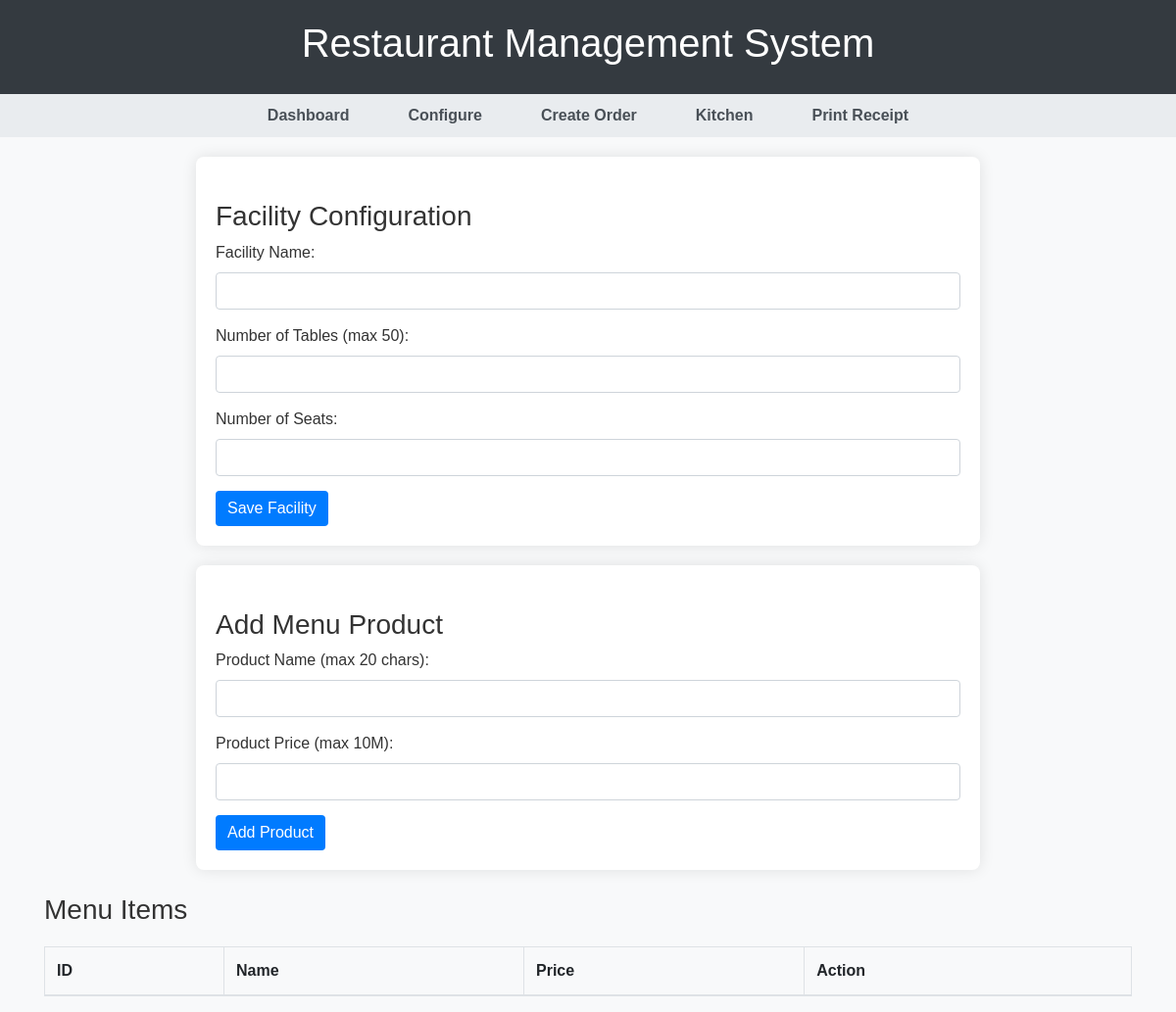
Before: /config with the older database file.
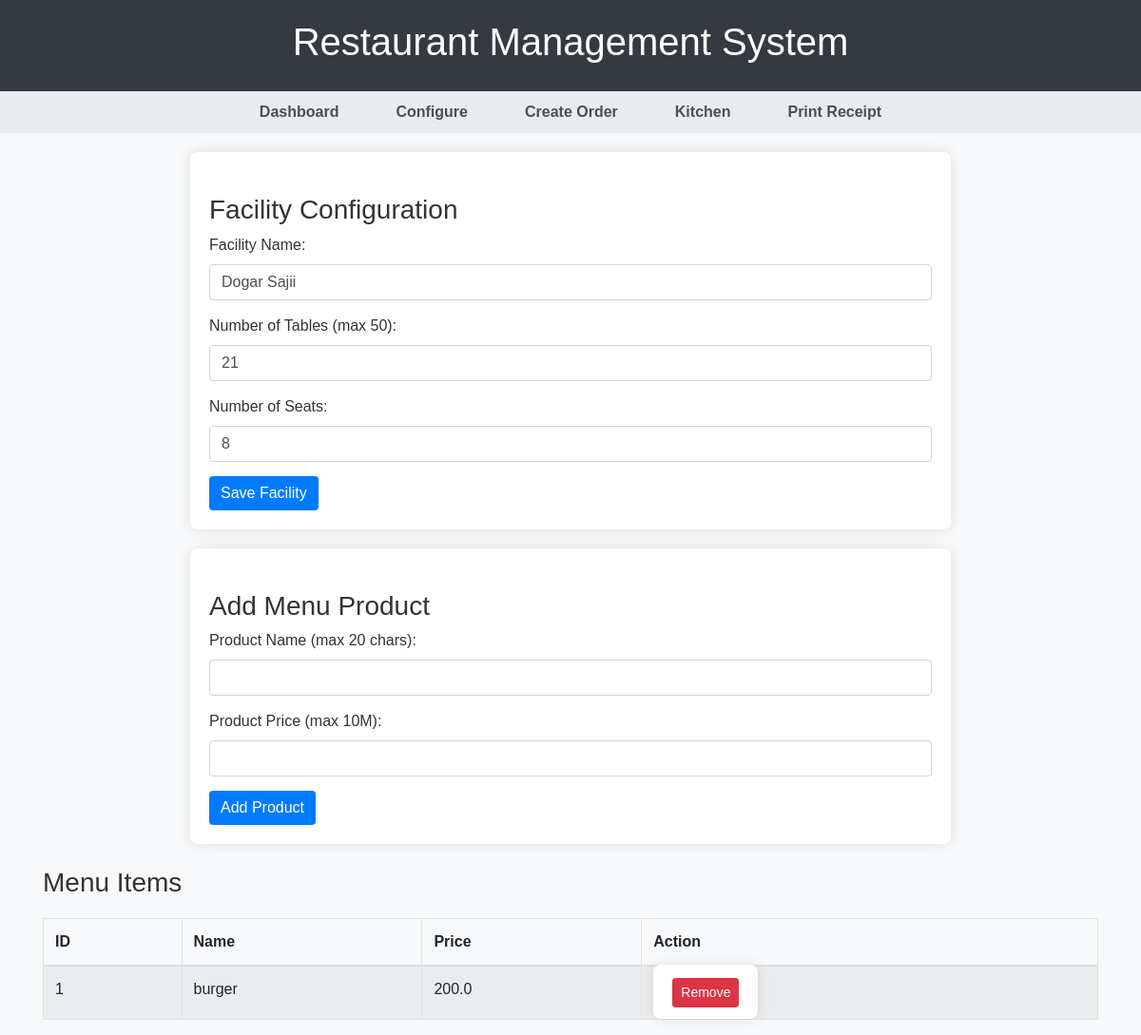
After: the same page with the newer database file.
### tables this page shows
CREATE TABLE fac_config(
        id integer PRIMARY KEY, -- Unique identifier for the configuration
        fac_name text NOT NULL, -- Restaurant name
        table_num integer NOT NULL, -- Number of tables in the restaurant
        seat_num integer NOT NULL -- Total number of seats
    );

CREATE TABLE menu_config(
        id integer PRIMARY KEY, -- Unique identifier for each menu item
        product_name text NOT NULL, -- Name of the menu item
        product_price real NOT NULL -- Price of the menu item
    );

### app.py (the view, shortened to what this page needs)
@app.route('/config', methods=['GET', 'POST'])
def config():
    fac_config = db.read_val("SELECT * FROM fac_config LIMIT 1")
    menu_items = db.read_val("SELECT * FROM menu_config")
    return render_template('config.html', fac_config=fac_config[0] if fac_config else None, menu_items=menu_items)

### database.py (called while the page is built)
    def get_connection(self):
        return sqlite3.connect(self.db)

    def read_val(self, read_query, params=()):
        try:
            conn = self.get_connection()
            cursor = conn.cursor()
            cursor.execute(read_query, params)
            rows = cursor.fetchall()
            conn.close()
            return rows
        except Error as e:
            print("❌ Read error:", e)
            return []

### templates/config.html (shortened to what this page needs)
{% extends 'base.html' %}
{% block content %}
    <form method="POST">
        <h3 class="mt-4">Facility Configuration</h3>
        <div class="form-group">
            <label>Facility Name:</label>
            <input type="text" name="fac_name" class="form-control" value="{{ fac_config[1] if fac_config else '' }}">
        </div>
        <div class="form-group">
            <label>Number of Tables (max 50):</label>
            <input type="number" name="table_num" class="form-control" value="{{ fac_config[2] if fac_config else '' }}" max="50">
        </div>
        <div class="form-group">
            <label>Number of Seats:</label>
            <input type="number" name="seat_num" class="form-control" value="{{ fac_config[3] if fac_config else '' }}">
        </div>
        <button type="submit" class="btn btn-primary">Save Facility</button>
    </form>
    <form method="POST">
        <h3 class="mt-4">Add Menu Product</h3>
        <div class="form-group">
            <label>Product Name (max 20 chars):</label>
            <input type="text" name="product_name" class="form-control">
        </div>
        <div class="form-group">
            <label>Product Price (max 10M):</label>
            <input type="number" name="product_price" class="form-control" step="0.01">
        </div>
        <button type="submit" class="btn btn-primary">Add Product</button>
    </form>
    <h3 class="mt-4">Menu Items</h3>
    <table class="table table-striped table-bordered">
        <thead>
            <tr><th>ID</th><th>Name</th><th>Price</th><th>Action</th></tr>
        </thead>
        <tbody>
            {% for item in menu_items %}
                <tr>
                    <td>{{ item[0] }}</td>
                    <td>{{ item[1] }}</td>
                    <td>{{ item[2] | float | round(2) }}</td>
                    <td>
                        <form method="POST" style="display:inline;">
                            <button type="submit" class="btn btn-danger btn-sm">Remove</button>
                        </form>
                    </td>
                </tr>
            {% endfor %}
        </tbody>
    </table>
{% endblock %}

### templates/base.html (shortened to what this page needs)
<!DOCTYPE html>
<html lang="en">
<head>
    <link rel="stylesheet" href="https://stackpath.bootstrapcdn.com/bootstrap/4.5.2/css/bootstrap.min.css">
    <link rel="stylesheet" href="https://cdnjs.cloudflare.com/ajax/libs/font-awesome/5.15.3/css/all.min.css">
    <link rel="stylesheet" href="{{ url_for('static', filename='css/styles.css') }}">
</head>
<body>
    <header>
        <h1>Restaurant Management System</h1>
    </header>
    <nav>
        <ul>
            <li><a href="{{ url_for('index') }}">Dashboard</a></li>
            <li><a href="{{ url_for('config') }}">Configure</a></li>
            <li><a href="{{ url_for('create_order') }}">Create Order</a></li>
            <li><a href="{{ url_for('kitchen') }}">Kitchen</a></li>
            <li><a href="{{ url_for('print_receipt') }}">Print Receipt</a></li>
        </ul>
    </nav>
    <div class="container">
        {% block content %}{% endblock %}
    </div>
</body>
</html>

### static/css/styles.css (style rules this page uses)
body { font-family: 'Helvetica', sans-serif; margin: 0; padding: 0; background-color: #f8f9fa; color: #333; }
header { background-color: #343a40; color: white; padding: 20px; text-align: center; box-shadow: 0 2px 4px rgba(0,0,0,0.1); }
nav ul { list-style: none; padding: 0; display: flex; justify-content: center; background-color: #e9ecef; margin: 0; }
nav ul li { margin: 10px; }
nav ul li a { text-decoration: none; color: #495057; font-weight: bold; padding: 10px 20px; border-radius: 5px; transition: background-color 0.3s; }
form { max-width: 800px; margin: 20px auto; padding: 20px; background: white; border-radius: 8px; box-shadow: 0 0 15px rgba(0,0,0,0.1); }
.form-group { margin-bottom: 15px; }
.btn-primary { background-color: #007bff; border: none; }
.table { margin-top: 20px; }

Changed rows visible on the page:
added fac_config: fac_name "Dogar Sajii", table_num "21", seat_num "8"
added menu_config: id "1", product_name "burger", product_price "200.0"
